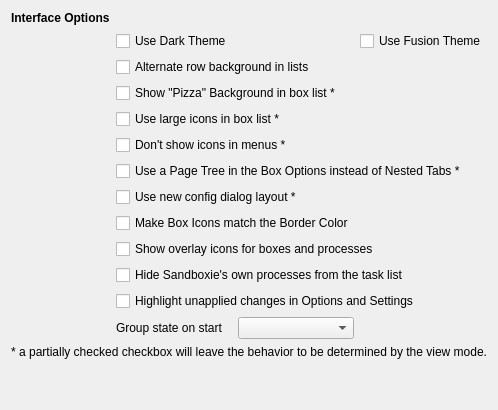
           <widget class="QWidget" name="tabUI">
            <attribute name="title">
             <string>User Interface</string>
            </attribute>
            <layout class="QGridLayout" name="gridLayout_11">
             <item row="0" column="0">
              <layout class="QGridLayout" name="gridLayout_15">
               <item row="3" column="1" colspan="2">
                <widget class="QCheckBox" name="chkBackground">
                 <property name="text">
                  <string>Show &quot;Pizza&quot; Background in box list *</string>
                 </property>
                 <property name="tristate">
                  <bool>true</bool>
                 </property>
                </widget>
               </item>
               <item row="15" column="1">
                <spacer name="verticalSpacer_8">
                 <property name="orientation">
                  <enum>Qt::Orientation::Vertical</enum>
                 </property>
                 <property name="sizeHint" stdset="0">
                  <size>
                   <width>20</width>
                   <height>40</height>
                  </size>
                 </property>
                </spacer>
               </item>
               <item row="1" column="1" colspan="2">
                <widget class="QCheckBox" name="chkDarkTheme">
                 <property name="text">
                  <string>Use Dark Theme</string>
                 </property>
                 <property name="tristate">
                  <bool>true</bool>
                 </property>
                </widget>
               </item>
               <item row="1" column="3">
                <widget class="QCheckBox" name="chkFusionTheme">
                 <property name="text">
                  <string>Use Fusion Theme</string>
                 </property>
                 <property name="tristate">
                  <bool>true</bool>
                 </property>
                </widget>
               </item>
               <item row="14" column="0" colspan="4">
                <widget class="QLabel" name="label_11">
                 <property name="text">
                  <string>* a partially checked checkbox will leave the behavior to be determined by the view mode.</string>
                 </property>
                 <property name="alignment">
                  <set>Qt::AlignmentFlag::AlignRight|Qt::AlignmentFlag::AlignTrailing|Qt::AlignmentFlag::AlignVCenter</set>
                 </property>
                </widget>
               </item>
               <item row="9" column="1" colspan="3">
                <widget class="QCheckBox" name="chkOverlayIcons">
                 <property name="text">
                  <string>Show overlay icons for boxes and processes</string>
                 </property>
                </widget>
               </item>
               <item row="8" column="1" colspan="3">
                <widget class="QCheckBox" name="chkColorIcons">
                 <property name="text">
                  <string>Make Box Icons match the Border Color</string>
                 </property>
                </widget>
               </item>
               <item row="6" column="1" colspan="3">
                <widget class="QCheckBox" name="chkOptTree">
                 <property name="text">
                  <string>Use a Page Tree in the Box Options instead of Nested Tabs *</string>
                 </property>
                 <property name="tristate">
                  <bool>true</bool>
                 </property>
                </widget>
               </item>
               <item row="10" column="1" colspan="3">
                <widget class="QCheckBox" name="chkHideCore">
                 <property name="text">
                  <string>Hide Sandboxie's own processes from the task list</string>
                 </property>
                </widget>
               </item>
               <item row="11" column="1" colspan="3">
                <widget class="QCheckBox" name="chkHighlightPendingChanges">
                 <property name="text">
                  <string>Highlight unapplied changes in Options and Settings</string>
                 </property>
                 <property name="tristate">
                  <bool>true</bool>
                 </property>
                </widget>
               </item>
               <item row="2" column="1" colspan="2">
                <widget class="QCheckBox" name="chkAltRows">
                 <property name="text">
                  <string>Alternate row background in lists</string>
                 </property>
                </widget>
               </item>
               <item row="4" column="1" colspan="2">
                <widget class="QCheckBox" name="chkLargeIcons">
                 <property name="text">
                  <string>Use large icons in box list *</string>
                 </property>
                 <property name="tristate">
                  <bool>true</bool>
                 </property>
                </widget>
               </item>
               <item row="5" column="1" colspan="2">
                <widget class="QCheckBox" name="chkNoIcons">
                 <property name="text">
                  <string>Don't show icons in menus *</string>
                 </property>
                 <property name="tristate">
                  <bool>true</bool>
                 </property>
                </widget>
               </item>
               <item row="0" column="0">
                <widget class="QLabel" name="lblInterface">
                 <property name="sizePolicy">
                  <sizepolicy hsizetype="Maximum" vsizetype="Preferred">
                   <horstretch>0</horstretch>
                   <verstretch>0</verstretch>
                  </sizepolicy>
                 </property>
                 <property name="font">
                  <font>
                   <bold>true</bold>
                   <kerning>true</kerning>
                  </font>
                 </property>
                 <property name="text">
                  <string>Interface Options</string>
                 </property>
                </widget>
               </item>
               <item row="7" column="1" colspan="2">
                <widget class="QCheckBox" name="chkNewLayout">
                 <property name="text">
                  <string>Use new config dialog layout *</string>
                 </property>
                 <property name="tristate">
                  <bool>true</bool>
                 </property>
                </widget>
               </item>
               <item row="12" column="2">
                <widget class="QComboBox" name="cmbGrouping"/>
               </item>
               <item row="12" column="1">
                <widget class="QLabel" name="label_34">
                 <property name="text">
                  <string>Group state on start</string>
                 </property>
                </widget>
               </item>
              </layout>
             </item>
            </layout>
           </widget>
